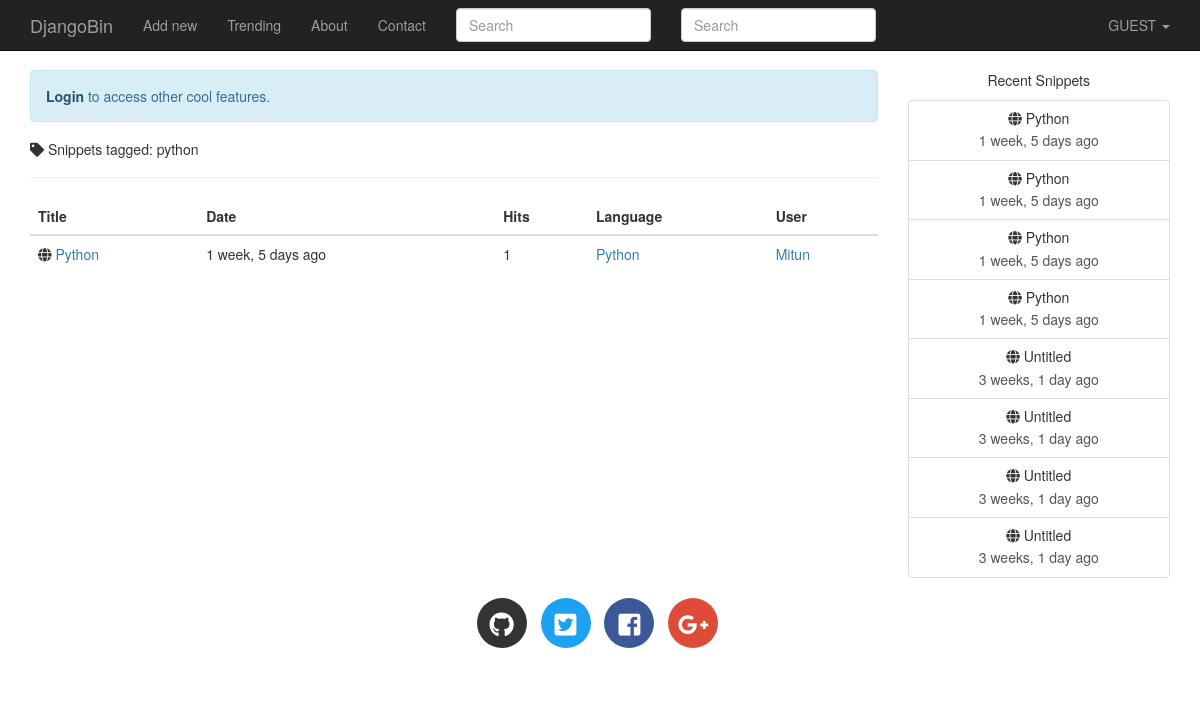
Screenshot of /tag/python/ with the database file from the repository.
### djangobin/models.py (models this page shows, shortened)
class Tag(models.Model):
    name = models.CharField(max_length=200, unique=True)
    slug = models.CharField(max_length=200, unique=True)

class Snippet(models.Model):
    title = models.CharField(max_length=200, blank=True)
    original_code = models.TextField()
    highlighted_code = models.TextField(blank=True, help_text="Read only field. Will contain the"
                                    " syntax-highlited version of the original code.")
    expiration = models.CharField(max_length=10, choices=Pref.expiration_choices)
    exposure = models.CharField(max_length=10, choices=Pref.exposure_choices)
    hits = models.IntegerField(default=0, help_text='Read only field. '
                                                    'Will be updated after every visit to snippet.')
    slug = models.SlugField(help_text='Read only field. Will be filled automatically.')
    created_on = models.DateTimeField(auto_now_add=True)
    language = models.ForeignKey(Language, on_delete=models.CASCADE)
    user = models.ForeignKey(User, on_delete=models.CASCADE)
    tags = models.ManyToManyField(Tag, blank=True)
    class Meta:
        ordering = ['-created_on']
    def get_absolute_url(self):
        return reverse('djangobin:snippet_detail', args=[self.slug])

class Language(models.Model):
    name = models.CharField(max_length=100)
    lang_code = models.CharField(max_length=100, unique=True, verbose_name='Language Code')
    slug = models.SlugField(max_length=100, unique=True)
    mime = models.CharField(max_length=100, help_text='MIME to use when sending snippets as file')
    file_extension  = models.CharField(max_length=10)
    created_on = models.DateTimeField(auto_now_add=True)
    updated_on = models.DateTimeField(auto_now=True)
    def __str__(self):
        return self.name

### djangobin/views.py (the view)
# urls.py: url(r'^tag/(?P<tag>[\w-]+)/$', views.tag_list, name='tag_list'),
def tag_list(request, tag):
    t = get_object_or_404(Tag, name=tag)
    snippet_list = get_list_or_404(t.snippet_set)
    snippets = paginate_result(request, snippet_list, 5)
    return render(request, 'djangobin/tag_list.html', {'snippets': snippets, 'tag': t})

### djangobin/context_processors.py (called while the page is built)
def recent_snippets(request):
    return dict(recent_snippets=Snippet.objects.filter(exposure='public').order_by("-id")[:8])

### djangobin/utils.py (called while the page is built)
def paginate_result(request, object_list, item_per_page):
    paginator = Paginator(object_list, item_per_page)
    page = request.GET.get('page')
    try:
        results = paginator.page(page)
    except PageNotAnInteger:
        results = paginator.page(1)
    except EmptyPage:
        results = paginator.page(paginator.num_pages)
    return results

### templates/djangobin/tag_list.html (shortened to what this page needs)
{% extends 'djangobin/base.html' %}
{% load static %}
{% load humanize %}
{% block main %}
    <h5><i class="fas fa-tag"></i> Snippets tagged: {{ tag.name }}</h5>
    <hr>
    <table class="table">
        <thead>
        <tr>
            <th>Title</th>
            <th>Date</th>
            <th>Hits</th>
            <th>Language</th>
            <th>User</th>
        </tr>
        </thead>
        <tbody>
        {% for snippet in snippets %}
            <tr>
                <td><i class="fas fa-globe"></i>
                    <a href="{{ snippet.get_absolute_url }}">{{ snippet.title|default:"Untitled" }}</a>
                </td>
                <td>{{ snippet.created_on|naturaltime }}</td>
                <td>{{ snippet.hits }}</td>
                <td><a href="{% url 'djangobin:trending_snippets' snippet.language.slug  %}">{{ snippet.language }}</a></td>
                {% if not snippet.user.profile.private %}
                    <td><a href="{{ snippet.user.profile.get_absolute_url }}">{{ snippet.user.username|title }}</a></td>
                {% else %}
                    <td>-</td>
                {% endif %}
            </tr>
        {% endfor %}
        </tbody>
    </table>
{% endblock %}

### templates/djangobin/base.html (shortened to what this page needs)
<!DOCTYPE html>
<html lang="en">
<head>
    {% load static %}
    {% load humanize %}
    <link rel="stylesheet" href="{% static 'djangobin/css/bootstrap.min.css' %}" >
    <link rel="stylesheet" href="{% static 'djangobin/css/bootstrap-select.min.css' %}" >
    <link href="https://use.fontawesome.com/releases/v5.0.7/css/all.css" rel="stylesheet">
    <link rel="stylesheet" href="{% static 'djangobin/css/main.css' %}">
    <link rel="stylesheet" href="{% static 'djangobin/css/default.css' %}">
</head>
<body>
<nav class="navbar navbar-default navbar-inverse navbar-fixed-top">
    <div class="container">
        <div class="navbar-header">
            <a class="navbar-brand" href="{% url 'djangobin:index' %}">DjangoBin</a>
        </div>
        <div class="collapse navbar-collapse" id="bs-example-navbar-collapse-1">
            <ul class="nav navbar-nav">
                <li {% if request.path == '/' %}class='active'{% endif %} >
                    <a href="{% url 'djangobin:index' %}">Add new</a>
                </li>
                <li {% if request.path == '/trending/' %}class='active'{% endif %}>
                    <a href="{% url 'djangobin:trending_snippets' %}">Trending<span class="sr-only">(current)</span></a>
                </li>
                <li {% if request.path == '/about/' %}class='active'{% endif %}>
                    <a href="">About</a>
                </li>
                <li {% if request.path == '/contact/' %}class='active'{% endif %}>
                    <a href="{% url 'djangobin:contact' %}">Contact</a>
                </li>
                <form action="{% url 'djangobin:search' %}" class="navbar-form navbar-left" method="get">
                <div class="form-group">
                    <input type="text" name="query" class="form-control"
                           placeholder="Search" value="{{ request.GET.query }}">
                </div>
                </form>
            </ul>
            <form action="" class="navbar-form navbar-left" method="get">
                <div class="form-group">
                    <input type="text" name="query" class="form-control" placeholder="Search" value="">
                </div>
            </form>
            <ul class="nav navbar-nav navbar-right">
                <li class="dropdown">
                    <a href="#" class="dropdown-toggle" data-toggle="dropdown" role="button"
                       aria-haspopup="true" aria-expanded="false">
                        {% if request.user.is_authenticated %}
                            {{ request.user.username|upper }}
                        {% else %}
                            GUEST
                        {% endif %}
                        <span class="caret"></span>
                    </a>
                </li>
            </ul>
        </div>
    </div>
</nav>
<div class="container">
    <div class="row">
        <div class="col-lg-9 col-md-9">
            {% if not request.user.is_authenticated and not request.path == '/login/'  %}
                <p class="alert alert-info">
                    <a href="{% url 'djangobin:login' %}?next={{ request.path }}" class="alert-link">Login</a> to access other cool features.
                </p>
            {% endif %}
            {% block main %}{% endblock %}
        </div>
     <div class="col-lg-3 col-md-3 text-center hidden-sm hidden-xs">
            <p>Recent Snippets</p>
            <div class="list-group">
                {% for recent_snippet in recent_snippets %}
                    <a href="{{ recent_snippet.get_absolute_url }}" class="list-group-item">
                        <h5 class="list-group-item-heading"><span class="fa fa-globe
"></span> {{ recent_snippet.title }}</h5>
                        <p class="list-group-item-text">{{ recent_snippet.created_on|naturaltime }}</p>
                    </a>
                {% endfor %}
            </div>
        </div>
<footer>
    <div class="social-icons">
        <div class="container text-center">
            <ul class="list-inline">
                <li class="list-inline-item social-github">
                    <a href="https://github.com/">
                        <i class="fab fa-github"></i>
                    </a>
                </li>
                <li class="list-inline-item social-twitter">
                    <a href="https://twitter.com/">
                        <i class="fab fa-twitter-square"></i>
                    </a>
                </li>
                <li class="list-inline-item social-facebook">
                    <a href="https://www.facebook.com/">
                        <i class="fab fa-facebook-square"></i>
                    </a>
                </li>
                <li class="list-inline-item social-google-plus">
                    <a href="https://plus.google.com/">
                        <i class="fab fa-google-plus-g"></i>
                    </a>
                </li>
            </ul>
        </div>
    </div>
</footer>
</body>
</html>

### static/djangobin/css/main.css (style rules this page uses)
body { padding-top: 70px; }
.social-icons { margin: 30px 0; }
footer .social-icons ul.list-inline li a { display: block; width: 50px; height: 50px; color: #fff; border-radius: 100%; font-size: 25px; line-height: 50px; }
footer .social-icons ul.list-inline li.social-github a { background-color: #333; transition: all .2s ease-in-out; }
footer .social-icons ul.list-inline li.social-twitter a { background-color: #1da1f2; transition: all .2s ease-in-out; }
footer .social-icons ul.list-inline li.social-facebook a { background-color: #3b5998; transition: all .2s ease-in-out; }
footer .social-icons ul.list-inline li.social-google-plus a { background-color: #dd4b39; transition: all .2s ease-in-out; }

### rows the page displays
Tag: name "python"
Snippet: title "Python", created_on "1 week, 5 days ago", hits "1", language "Python", user.username "Mitun"
Snippet: title "Python", created_on "1 week, 5 days ago"
Snippet: title "Python", created_on "1 week, 5 days ago"
Snippet: title "Python", created_on "1 week, 5 days ago"
Snippet: title "Untitled", created_on "3 weeks, 1 day ago"
Snippet: title "Untitled", created_on "3 weeks, 1 day ago"
Snippet: title "Untitled", created_on "3 weeks, 1 day ago"
Snippet: title "Untitled", created_on "3 weeks, 1 day ago"
